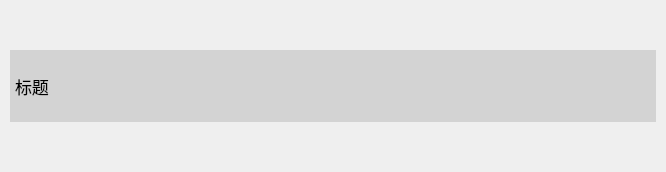
<?xml version="1.0" encoding="UTF-8"?>
<ui version="4.0">
 <class>MagicWindow</class>
 <widget class="QWidget" name="MagicWindow">
  <property name="geometry">
   <rect>
    <x>0</x>
    <y>0</y>
    <width>666</width>
    <height>172</height>
   </rect>
  </property>
  <property name="windowTitle">
   <string>Form</string>
  </property>
  <property name="styleSheet">
   <string notr="true">#titleBarWidget {
	background-color: lightgray;
	background-image: url(:/icon/title-bar-2.png);
	border-top-left-radius: 0px;
	border-top-right-radius: 0px;
	min-height: 72px;
	max-height: 72px;
}

#minButton, #maxButton, #restoreButton, #closeButton {
	min-width: 30px;
	max-width: 30px;
	min-height: 27px;
	max-height: 27px;
	border-width: 0;
}

#closeButton {
	border-top-right-radius: 0px;
}

#minButton {
	border-image: url(:/img/toolbar-min.png) 0 0 0 0 repeat stretch;
}
#minButton:hover {
	border-image: url(:/img/toolbar-min-hover.png) 0 0 0 0 repeat stretch;
}
#minButton:pressed {
	border-image: url(:/img/toolbar-min-pressed.png) 0 0 0 0 repeat stretch;
}

#maxButton {
	border-image: url(:/img/toolbar-max.png) 0 0 0 0 repeat stretch;
}
#maxButton:hover {
	border-image: url(:/img/toolbar-max-hover.png) 0 0 0 0 repeat stretch;
}
#maxButton:pressed {
	border-image: url(:/img/toolbar-max-pressed.png) 0 0 0 0 repeat stretch;
}

#closeButton {
	border-image: url(:/img/toolbar-close.png) 0 0 0 0 repeat stretch;
}
#closeButton:hover {
	border-image: url(:/img/toolbar-close-hover.png) 0 0 0 0 repeat stretch;
}
#closeButton:pressed {
	border-image: url(:/img/toolbar-close-pressed.png) 0 0 0 0 repeat stretch;
}

#restoreButton {
	border-image: url(:/img/toolbar-restore.png) 0 0 0 0 repeat stretch;
}
#restoreButton:hover {
	border-image: url(:/img/toolbar-restore-hover.png) 0 0 0 0 repeat stretch;
}
#restoreButton:pressed {
	border-image: url(:/img/toolbar-restore-pressed.png) 0 0 0 0 repeat stretch;
}</string>
  </property>
  <layout class="QVBoxLayout" name="verticalLayout">
   <property name="leftMargin">
    <number>10</number>
   </property>
   <property name="topMargin">
    <number>10</number>
   </property>
   <property name="rightMargin">
    <number>10</number>
   </property>
   <property name="bottomMargin">
    <number>10</number>
   </property>
   <item>
    <widget class="QWidget" name="titleBarWidget" native="true">
     <property name="minimumSize">
      <size>
       <width>0</width>
       <height>72</height>
      </size>
     </property>
     <property name="maximumSize">
      <size>
       <width>16777215</width>
       <height>72</height>
      </size>
     </property>
     <layout class="QHBoxLayout" name="horizontalLayout">
      <property name="spacing">
       <number>0</number>
      </property>
      <property name="leftMargin">
       <number>5</number>
      </property>
      <property name="topMargin">
       <number>0</number>
      </property>
      <property name="rightMargin">
       <number>0</number>
      </property>
      <property name="bottomMargin">
       <number>0</number>
      </property>
      <item>
       <widget class="QLabel" name="titleLabel">
        <property name="font">
         <font>
          <pointsize>13</pointsize>
         </font>
        </property>
        <property name="text">
         <string>标题</string>
        </property>
       </widget>
      </item>
      <item>
       <spacer name="horizontalSpacer">
        <property name="orientation">
         <enum>Qt::Horizontal</enum>
        </property>
        <property name="sizeHint" stdset="0">
         <size>
          <width>382</width>
          <height>20</height>
         </size>
        </property>
       </spacer>
      </item>
      <item>
       <widget class="QPushButton" name="minButton">
        <property name="focusPolicy">
         <enum>Qt::NoFocus</enum>
        </property>
        <property name="text">
         <string/>
        </property>
        <property name="flat">
         <bool>true</bool>
        </property>
       </widget>
      </item>
      <item>
       <widget class="QPushButton" name="maxButton">
        <property name="focusPolicy">
         <enum>Qt::NoFocus</enum>
        </property>
        <property name="text">
         <string/>
        </property>
        <property name="flat">
         <bool>true</bool>
        </property>
       </widget>
      </item>
      <item>
       <widget class="QPushButton" name="restoreButton">
        <property name="focusPolicy">
         <enum>Qt::NoFocus</enum>
        </property>
        <property name="text">
         <string/>
        </property>
        <property name="flat">
         <bool>true</bool>
        </property>
       </widget>
      </item>
      <item>
       <widget class="QPushButton" name="closeButton">
        <property name="focusPolicy">
         <enum>Qt::NoFocus</enum>
        </property>
        <property name="text">
         <string/>
        </property>
        <property name="flat">
         <bool>true</bool>
        </property>
       </widget>
      </item>
     </layout>
    </widget>
   </item>
  </layout>
 </widget>
 <resources/>
 <connections/>
</ui>
